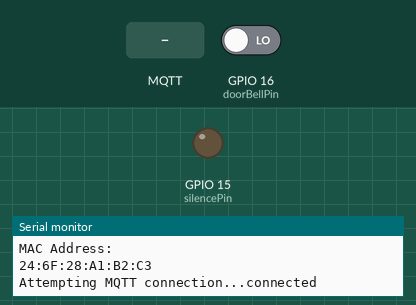
A sketch run on a simulated ESP8266 (NodeMCU). On the bench: output pins drawn as LEDs (lit = HIGH), the last lines printed to the serial monitor. The inputs (shaded band) are chosen by the test bench; at power-on: GPIO 16 (doorBellPin) LOW. WiFi joins after 1.5 s; servers stay silent unless stated; no MQTT or app messages arrive unless stated.

Above: at 2.7 s.
2.8 s: MQTT message "Audio Doorbell" arrives on the first subscribed topic
At 3.2 s:
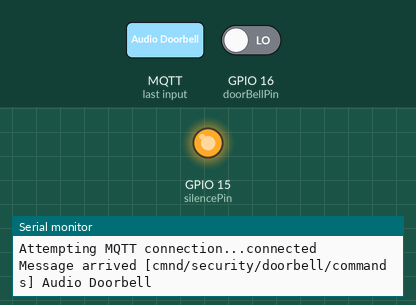
5.8 s: MQTT message "Silent Doorbell" arrives on the first subscribed topic
At 6.7 s:
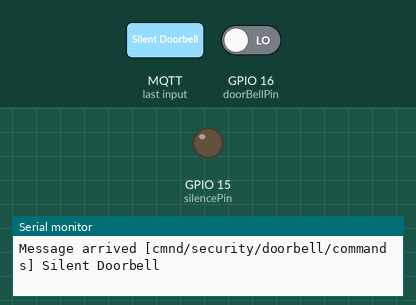
Timing chart, 0 to 8.8 s (numbered marks = the images above; inputs shaded):
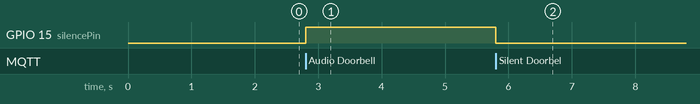

The sketch:

doorSensorController.ino
```cpp
#include <SimpleTimer.h> //https://github.com/jfturcot/SimpleTimer
#include <PubSubClient.h> //https://github.com/knolleary/pubsubclient
#include <ESP8266WiFi.h>
#include <ESP8266mDNS.h>
#include <WiFiUdp.h>
#include <ArduinoOTA.h> //https://github.com/esp8266/Arduino/tree/master/libraries/ArduinoOTA

//USER CONFIGURED SECTION START//
const char* ssid = "Morpheus";
const char* password = "b5eea63f65";
const char* mqtt_server = "192.168.0.3";
const int mqtt_port = 1883;
const char *mqtt_user = "CDW-SmartHouse";
const char *mqtt_pass = "!M0rpheus";
const char *mqtt_client_name = "DoorSensorController"; // Client connections can't have the same connection name
//USER CONFIGURED SECTION END//

WiFiClient espClient;
PubSubClient client(espClient);
SimpleTimer timer;

// Variables
//Door bell
bool alreadyTriggered = false;
const int doorBellPin = 16; //marked as D0 on the board
const int silencePin = 15;  //marked as D4 on the board

bool boot = true;

//Topics
const char* doorbellTopic = "cmnd/security/doorbell/commands";

//Functions

void setup_wifi() {
  // We start by connecting to a WiFi network
  Serial.println();
  Serial.print("Connecting to ");
  Serial.println(ssid);

  WiFi.begin(ssid, password);

  while (WiFi.status() != WL_CONNECTED) {
    delay(500);
    Serial.print(".");
  }

  Serial.println("");
  Serial.println("WiFi connected");
  Serial.println("IP address: ");
  Serial.println(WiFi.localIP());
  Serial.println("MAC Address: ");
  Serial.println(WiFi.macAddress());
}

void reconnect() {
  // Loop until we're reconnected
  int retries = 0;
  while (!client.connected()) {
    if (retries < 15) {
      Serial.print("Attempting MQTT connection...");
      // Attempt to connect
      if (client.connect(mqtt_client_name, mqtt_user, mqtt_pass)) {
        Serial.println("connected");
        // Once connected, publish an announcement...
        if (boot == true) {
          client.publish("checkIn/DoorbellMCU", "Rebooted");
          boot = false;
        }
        if (boot == false) {
          client.publish("checkIn/DoorbellMCU", "Reconnected");
        }
        // ... and resubscribe
        client.subscribe(doorbellTopic);
      }
      else {
        Serial.print("failed, rc=");
        Serial.print(client.state());
        Serial.println(" try again in 5 seconds");
        retries++;
        // Wait 5 seconds before retrying
        delay(5000);
      }
    }
    if (retries > 14) {
      ESP.restart();
    }
  }
}

void callback(char* topic, byte* payload, unsigned int length) {
  Serial.print("Message arrived [");
  String newTopic = topic;
  Serial.print(topic);
  Serial.print("] ");
  payload[length] = '\0';
  String newPayload = String((char *)payload);
  Serial.println(newPayload);
  Serial.println();
  if (newTopic == doorbellTopic) {
    if (newPayload == "Silent Doorbell") {
      digitalWrite(silencePin, LOW);
      client.publish("state/doorbell", "Silent Doorbell", true);
    }
    if (newPayload == "Audio Doorbell") {
      digitalWrite(silencePin, HIGH);
      client.publish("state/doorbell", "Audio Doorbell", true);
    }
  }
}

void getDoorBell() {
  if (digitalRead(doorBellPin) == 1 && alreadyTriggered == false) {
    client.publish("doorbell", "Ding");
    Serial.println("Doorbell Pressed, just published - Ding");
    alreadyTriggered = true;
    timer.setTimeout(10000, resetTrigger);
  }
}

void resetTrigger() {
  alreadyTriggered = false;
}

void checkIn() {
  client.publish("checkIn/doorbellMCU", "OK");
}

//Run once setup
void setup() {
  Serial.begin(115200);

  pinMode(doorBellPin, INPUT_PULLDOWN_16);
  pinMode(silencePin, OUTPUT);

  setup_wifi();

  client.setServer(mqtt_server, mqtt_port);
  client.setCallback(callback);

  ArduinoOTA.setHostname("doorbellMCU");
  ArduinoOTA.begin();

  timer.setInterval(120000, checkIn);
  timer.setInterval(200, getDoorBell);

}

void loop() {
  if (!client.connected()) {
    reconnect();
  }
  client.loop();
  ArduinoOTA.handle();
  timer.run();
}
```

Measured:
- after the input at 2.8 s, GPIO 15 (silencePin): LOW → HIGH at once
- after the input at 5.8 s, GPIO 15 (silencePin): HIGH → LOW at once
